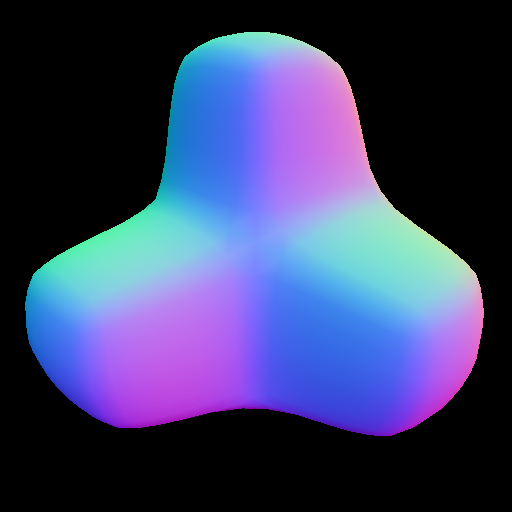
#> input picture npr_sfs/datasets/ThreeBox.png, 512 x 512 px
$ python lumo.py   (older library calls are emulated)
#> lines starting #> are read from the running program, lines starting #| are printed output that depends on the picture; after the words box and inside, x2 and y2 are one past the last pixel; in counts of white or black regions, pixels touching at a corner belong together
### npr_sfs/io_util/image.py

# -*- coding: utf-8 -*-
## @package npr_sfs.io_util.image
#
#  Image io functions.
#  @author      tody
#  @date        2015/07/29


import cv2
from npr_sfs.cv.image import *
from npr_sfs.cv.normal import colorToNormal, normalToColor


# [4 lines left out: function loadGray, not called in this run]


def loadRGB(file_path):
    bgr = cv2.imread(file_path)
    return bgr2rgb(bgr)


def loadRGBA(file_path):
    bgra = cv2.imread(file_path, -1)
    return bgra2rgba(bgra)


def loadAlpha(file_path):
    bgra = cv2.imread(file_path, -1)
    return alpha(bgra)


def saveRGBA(file_path, img):
    bgra = rgba2bgra(img)
    cv2.imwrite(file_path, bgra)


def saveRGB(file_path, img):
    bgr = rgb2bgr(img)
    cv2.imwrite(file_path, bgr)


def saveGray(file_path, img):
    rgbImg = rgb(img)
    cv2.imwrite(file_path, rgbImg)


# [25 lines left out: functions saveImage, loadNormal, not called in this run]


def saveNormal(file_path, N_32F, A_8U=None):
    C_8U = normalToColor(N_32F, A_8U)
    saveImage(file_path, C_8U)

### npr_sfs/cv/image.py

# -*- coding: utf-8 -*-
## @package npr_sfs.cv.image
#
#  OpenCV image functions.
#  @author      tody
#  @date        2015/07/29


import numpy as np
import cv2


## Convert image into uint8 type.
# [34 lines left out: functions to8U, to32F, rgb, not called in this run]


## Alpha channel of the image.
def alpha(img):
    if img is None:
        return None

    if len(img.shape) == 2:
        return None

    cs = img.shape[2]
    if cs != 4:
        return None
    return img[:, :, 3]


## Set alpha for the image.
# [14 lines left out: function setAlpha, not called in this run]


## RGB to Gray.
def rgb2gray(img):
    gray = cv2.cvtColor(img, cv2.COLOR_RGB2GRAY)
    return gray


## Gray to RGB.
def gray2rgb(img):
    gray = cv2.cvtColor(img, cv2.COLOR_GRAY2RGB)
    return gray


## Gray to RGBA.
def gray2rgba(img):
    gray = cv2.cvtColor(img, cv2.COLOR_GRAY2RGBA)
    return gray


## BGR to RGB.
def bgr2rgb(img):
    rgb = cv2.cvtColor(img, cv2.COLOR_BGR2RGB)
    return rgb


## BGRA to RGBA.
# [14 lines left out: functions bgra2rgba, rgba2bgra, not called in this run]


## RGB to BGR.
def rgb2bgr(img):
    bgr = cv2.cvtColor(img, cv2.COLOR_RGB2BGR)
    return bgr


## RGB to Lab.
# [4 lines left out: function rgb2Lab, not called in this run]


## Lab to RGB.
def Lab2rgb(img):
    rgb = cv2.cvtColor(img, cv2.COLOR_LAB2RGB)
    return rgb


def rgb2hsv(img):
    img_rgb = rgb(img)
    return cv2.cvtColor(img_rgb, cv2.COLOR_RGB2HSV)


## HSV to RGB.
def hsv2rgb(img):
    rgb = cv2.cvtColor(img, cv2.COLOR_HSV2RGB)
    return rgb


## Merge channels.
# [35 lines left out: functions merge, luminance, not called in this run]

### npr_sfs/util/timer.py

# -*- coding: utf-8 -*-
## @package npr_sfs.util.timer
#
#  Timer class, functions.
#  @author      tody
#  @date        2015/07/29

import time


class Timer(object):
    def __init__(self, timerName, logger=None):
        self.name = timerName
        self.logger = logger

    def __enter__(self):
        self.start = time.time()
        return self

    # [13 lines left out: function __exit__, not called in this run]

    def __str__(self):
        return self.secStr


def timing_func(func=None, timerName=None, logger=None):
    def _decorator(func):
        _timerName = timerName
        if timerName is None:
            _timerName = func.__name__

        import functools

        # [7 lines left out: function _with_timing, not called in this run]
        return _with_timing

    if func:
        return _decorator(func)
    else:
        return _decorator

### npr_sfs/datasets/loader.py

# -*- coding: utf-8 -*-
## @package npr_sfs.datasets.loader
#
#  Dataset loader functions.
#  @author      tody
#  @date        2015/07/29

import os
from npr_sfs.io_util.image import loadAlpha

from npr_sfs.util.logger import getLogger
logger = getLogger(__name__)

data_dir = os.path.dirname(__file__)


## Data names.
# [8 lines left out: function dataNames, not called in this run]


## Data file name.
def dataFile(data_name):
    img_file = os.path.join(data_dir, "%s.png" % data_name)
    logger.debug(img_file)
    return img_file


## Load data for the data name.
def loadData(data_name, loader_func=loadAlpha):
    img_file = dataFile(data_name)
    C_8U = loader_func(img_file)
#> in loadAlpha, bgra is the input picture: shape (512, 512, 4); mean B, G, R, A 103.2, 61.4, 56.6, 115
#> in alpha, `return img[:, :, 3]`:
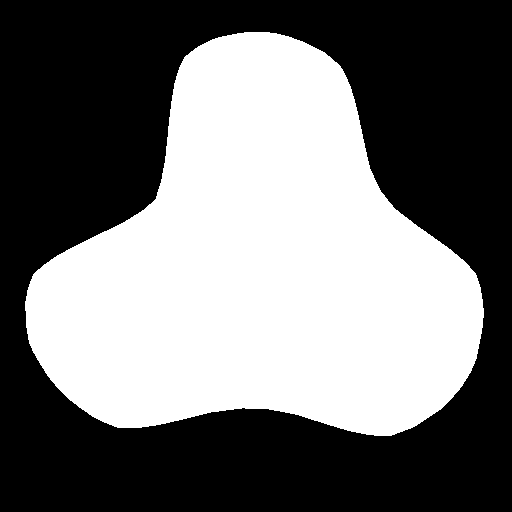
#> returned value: shape (512, 512); 45.1% white; 1 white region, box (x1, y1, x2, y2) and area: (25, 32, 484, 436) 118259
    return C_8U

### npr_sfs/util/logger.py
# -*- coding: utf-8 -*-
## @package npr_sfs.util.logger
#
#  Simple logging.
#  @author      tody
#  @date        2015/07/29

import logging


def createFormatter():
    formatter = createPackageFormatter()
    return formatter


def createPackageFormatter():
    formatter = logging.Formatter(fmt='%(name)s - %(levelname)s - %(message)s',
                                  datefmt='%Y-%m-%d %H:%M:%S')
    return formatter


def getLogger(logger_name, level=logging.DEBUG):
    return getStreamLogger(logger_name, level)


def getStreamLogger(logger_name, level=logging.DEBUG):
    logger = logging.getLogger(logger_name)
    logger.setLevel(level)

    formatter = createFormatter()

    stream_handler = logging.StreamHandler()
    stream_handler.setLevel(level)
    stream_handler.setFormatter(formatter)
    logger.addHandler(stream_handler)
    return logger

### npr_sfs/lumo.py

# -*- coding: utf-8 -*-
## @package npr_sfs.lumo
#
#  Implementation of Lumo [Johnston et al. 2002].
#  @author      tody
#  @date        2015/07/29


import numpy as np
import cv2
import pyamg
from pyamg.gallery import laplacian

import matplotlib.pyplot as plt

from npr_sfs.io.image import loadAlpha
from npr_sfs.cv.normal import normalToColor
from npr_sfs.util.timer import timing_func
from npr_sfs.np.norm import normalizeVectors

from npr_sfs.datasets.loader import loadData


## Silhouette normal from the alpha mask.
def computeSilhouetteNormal(A_8U, sigma=7.0):
    height, width = A_8U.shape[0], A_8U.shape[1]

    A_8U_blur = cv2.GaussianBlur(A_8U, (0, 0), width * sigma / 1024.0)
    A_8U_blur = (1.0 / 255.0) * np.float32(A_8U_blur)

    gx = cv2.Sobel(A_8U_blur, cv2.CV_64F, 1, 0, ksize=5)
    gy = cv2.Sobel(A_8U_blur, cv2.CV_64F, 0, 1, ksize=5)

    N_32F = np.zeros((height, width, 3), dtype=np.float32)

    N_32F[:, :, 0] = -gx
    N_32F[:, :, 1] = gy
    N_32F[:, :, 2] = A_8U_blur

    gxy_norm = np.zeros((height, width))

    gxy_norm[:, :] = np.sqrt(gx[:, :] * gx[:, :] + gy[:, :] * gy[:, :])

    Nxy_norm = np.zeros((height, width))
    Nxy_norm[:, :] = np.sqrt(1.0 - A_8U_blur[:, :])

    wgxy = np.zeros((height, width))
    wgxy[:, :] = Nxy_norm[:, :] / (0.001 + gxy_norm[:, :])

    #N = wgxy * N
    N_32F[:, :, 0] = wgxy[:, :] * N_32F[:, :, 0]
    N_32F[:, :, 1] = wgxy[:, :] * N_32F[:, :, 1]

    return N_32F


def makeConstraints(A_8U, alpha_th=20, w_cons=1e+10):
    N0_32F = computeSilhouetteNormal(A_8U)

    h, w = A_8U.shape

    L = laplacian.poisson((h, w))
    L_lil = L.tolil()

    A_flat = A_8U.flatten()
    silhouette_ids = np.where(A_flat < alpha_th)

    for silhouette_id in silhouette_ids:
        #L_lil[silhouette_id, :] = 0.0
        L_lil[silhouette_id, silhouette_id] = w_cons

    A = L_lil.tocsr()

    N0_flat = N0_32F.reshape(h * w, 3)
    N0_flat[A_flat > alpha_th, :] = 0.0
    b = w_cons * N0_flat

    return A, b, N0_32F


@timing_func
def solvePyamg(A, b):
    ml = pyamg.smoothed_aggregation_solver(A)

    x = np.zeros(b.shape)
    for bi in range(3):
        x[:, bi] = ml.solve(b[:,bi], tol=1e-10)
    return x


def lumoAlphaMask(A_8U):
    h, w = A_8U.shape
#> h = 512; w = 512
    A, b, N0_32F = makeConstraints(A_8U)
#> in computeSilhouetteNormal, `gy = cv2.Sobel(A_8U_blur, cv2.CV_64F, 0, 1, ksize=5)`:
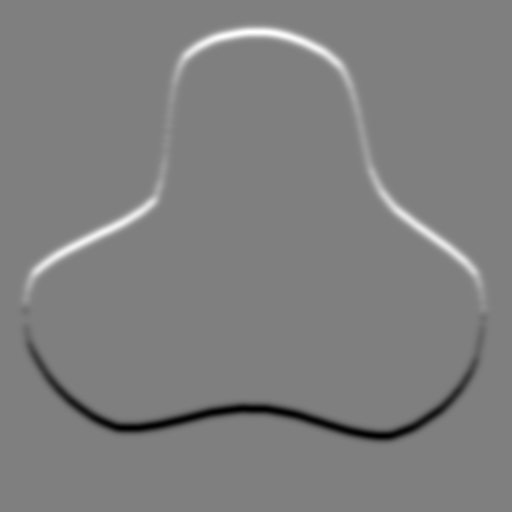
#> gy: shape (512, 512) float64; min -14.18, max 14.16, mean 0; drawn with min black and max white
#> in computeSilhouetteNormal, `N_32F[:, :, 1] = gy`:
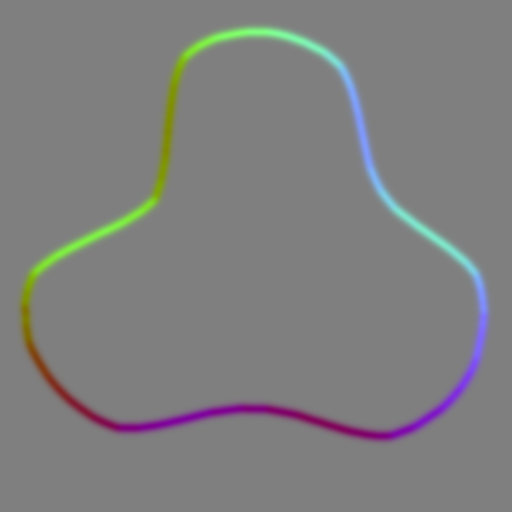
#> N_32F: shape (512, 512, 3) float32; mean of channels 0, 1, 2 8.62e-10, -1.51e-06, 0; drawn with min black and max white
#> in computeSilhouetteNormal, `gxy_norm[:, :] = np.sqrt(gx[:, :] * gx[:, :] + gy[:, :] * gy[:, :])`:
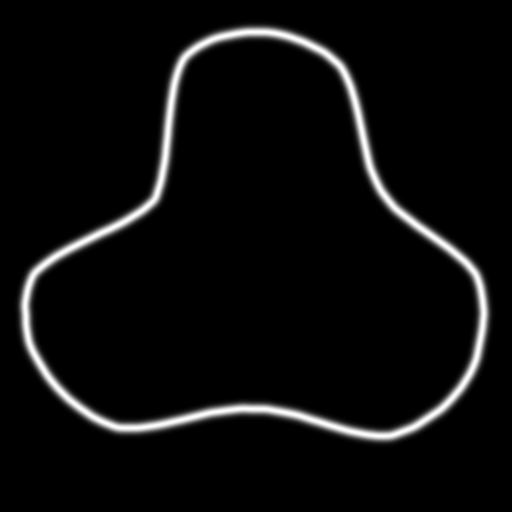
#> gxy_norm: shape (512, 512) float64; min 0, max 14.27, mean 0.683; drawn with min black and max white
#> in computeSilhouetteNormal, `Nxy_norm[:, :] = np.sqrt(1.0 - A_8U_blur[:, :])`:
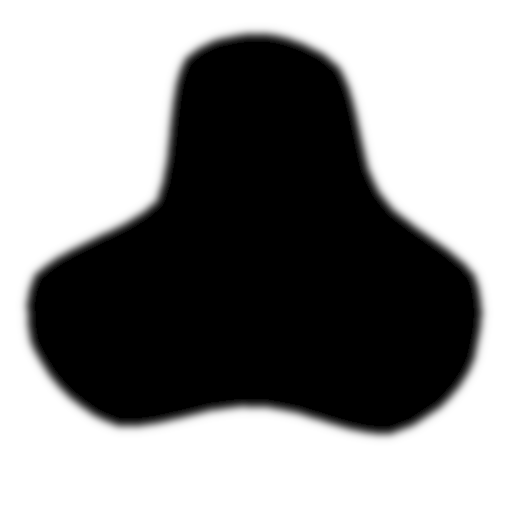
#> Nxy_norm: shape (512, 512) float64; min 0, max 1, mean 0.561
#> in computeSilhouetteNormal, `wgxy[:, :] = Nxy_norm[:, :] / (0.001 + gxy_norm[:, :])`:
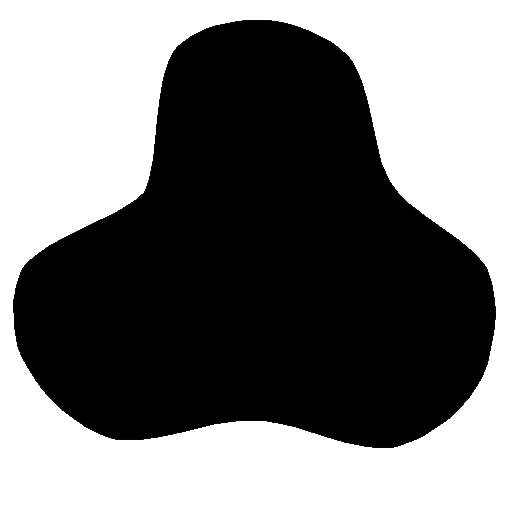
#> wgxy: shape (512, 512) float64; min 0, max 1000, mean 481.1; drawn with min black and max white
#> in computeSilhouetteNormal, `N_32F[:, :, 1] = wgxy[:, :] * N_32F[:, :, 1]`:
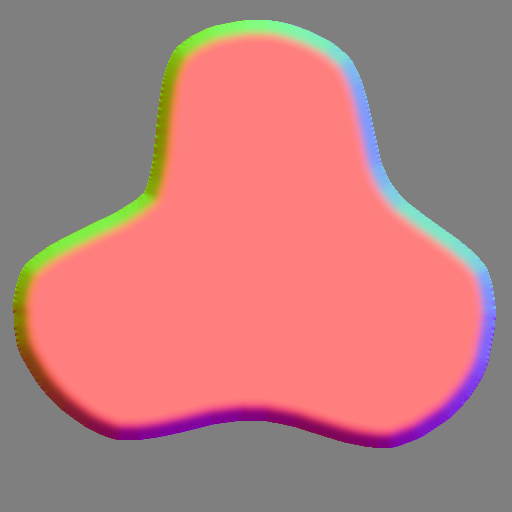
#> N_32F: shape (512, 512, 3) float32; mean of channels 0, 1, 2 3.96e-05, 0.00036, 0.451; drawn with min black and max white

    N_flat = solvePyamg(A, b)
    N_flat = normalizeVectors(N_flat)
    N_32F = N_flat.reshape(h, w, 3)

    plt.subplot(131)
    plt.title('Alpha Mask')
    plt.imshow(A_8U)

    plt.subplot(132)
    plt.title('Initial Normal')
    plt.imshow(normalToColor(N0_32F))

    plt.subplot(133)
    plt.title('Estimate Normal')
    plt.imshow(normalToColor(N_32F, A_8U))
    plt.show()

    return A_8U


def lumoFile(file_path):
    A_8U = loadAlpha(file_path)
    lumoAlphaMask(A_8U)

if __name__ == '__main__':
    import sys
    if len(sys.argv) > 1:
        lumoFile(sys.argv[1])
    else:
        A_8U = loadData("ThreeBox")
        lumoAlphaMask(A_8U)
#> (the call stopped at in makeConstraints, `L = laplacian.poisson((h, w))`: pyamg is not available in this run)

$ run again, with npr_sfs/datasets/Blob1.png copied over npr_sfs/datasets/ThreeBox.png
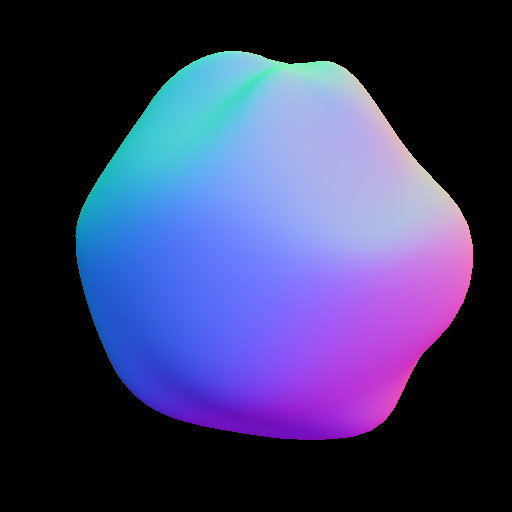
#> input picture npr_sfs/datasets/Blob1.png, 512 x 512 px
#> in loadAlpha, bgra is the input picture: shape (512, 512, 4); mean B, G, R, A 100.3, 57.3, 56.1, 112.5
#> in alpha, `return img[:, :, 3]`:
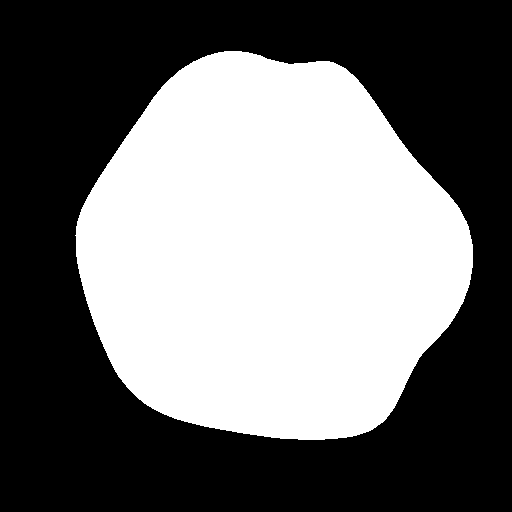
#> returned value: shape (512, 512); 44.1% white; 1 white region, box (x1, y1, x2, y2) and area: (75, 51, 473, 440) 115678
#> in computeSilhouetteNormal, `N_32F[:, :, 1] = wgxy[:, :] * N_32F[:, :, 1]`:
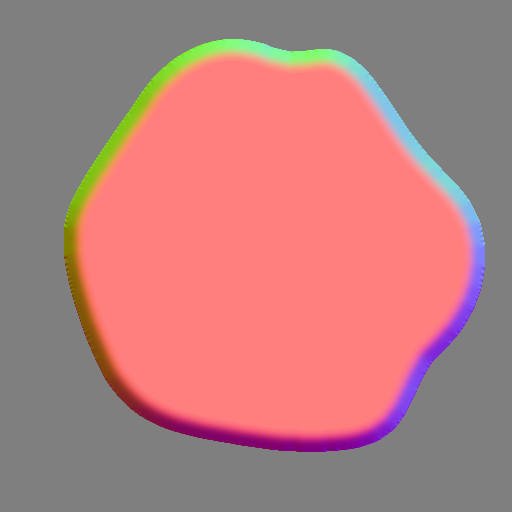
#> N_32F: shape (512, 512, 3) float32; mean of channels 0, 1, 2 5.06e-05, 0.000189, 0.441; drawn with min black and max white

$ run again, with npr_sfs/datasets/Blob2.png copied over npr_sfs/datasets/ThreeBox.png
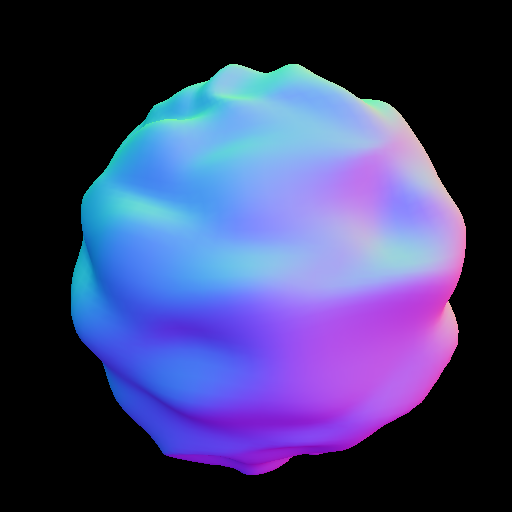
#> input picture npr_sfs/datasets/Blob2.png, 512 x 512 px
#> in loadAlpha, bgra is the input picture: shape (512, 512, 4); mean B, G, R, A 109.1, 61.3, 59.6, 120.2
#> in alpha, `return img[:, :, 3]`:
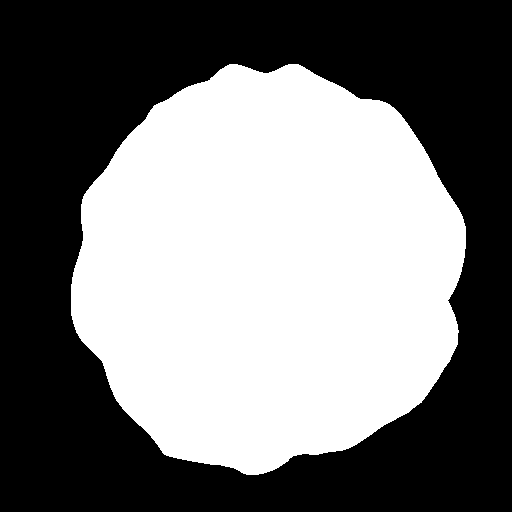
#> returned value: shape (512, 512); 47.1% white; 1 white region, box (x1, y1, x2, y2) and area: (71, 64, 466, 475) 123575
#> in computeSilhouetteNormal, `N_32F[:, :, 1] = wgxy[:, :] * N_32F[:, :, 1]`:
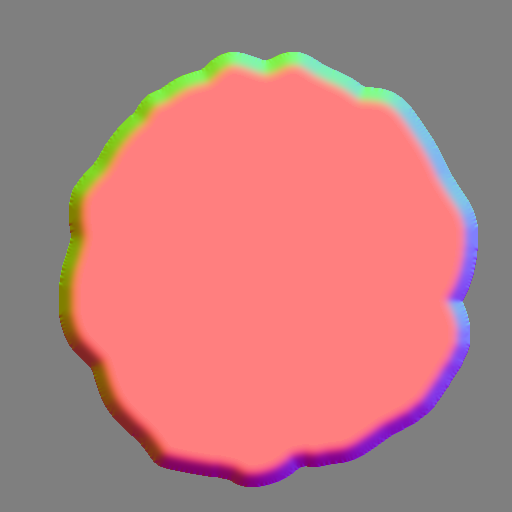
#> N_32F: shape (512, 512, 3) float32; mean of channels 0, 1, 2 0.000109, 0.000115, 0.471; drawn with min black and max white

$ run again, with npr_sfs/datasets/Torus.png copied over npr_sfs/datasets/ThreeBox.png
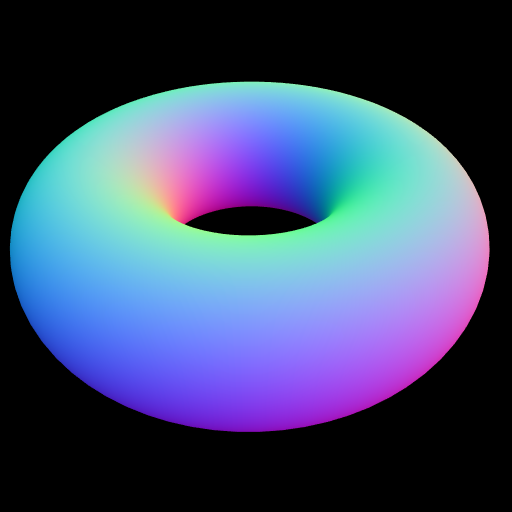
#> input picture npr_sfs/datasets/Torus.png, 512 x 512 px
#> in loadAlpha, bgra is the input picture: shape (512, 512, 4); mean B, G, R, A 110.6, 76.5, 63.5, 126.3
#> in computeSilhouetteNormal, `N_32F[:, :, 1] = wgxy[:, :] * N_32F[:, :, 1]`:
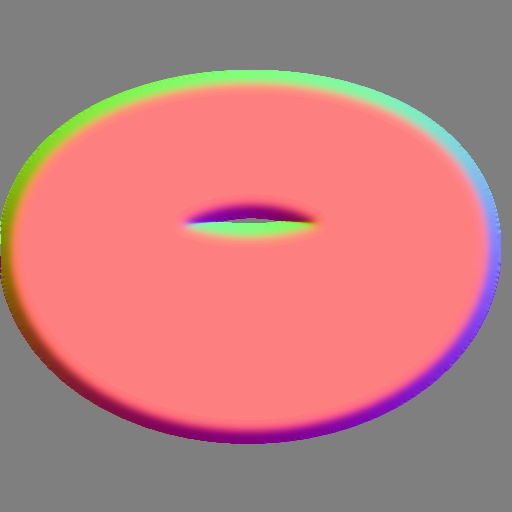
#> N_32F: shape (512, 512, 3) float32; mean of channels 0, 1, 2 0.000469, -5.92e-05, 0.494; drawn with min black and max white
